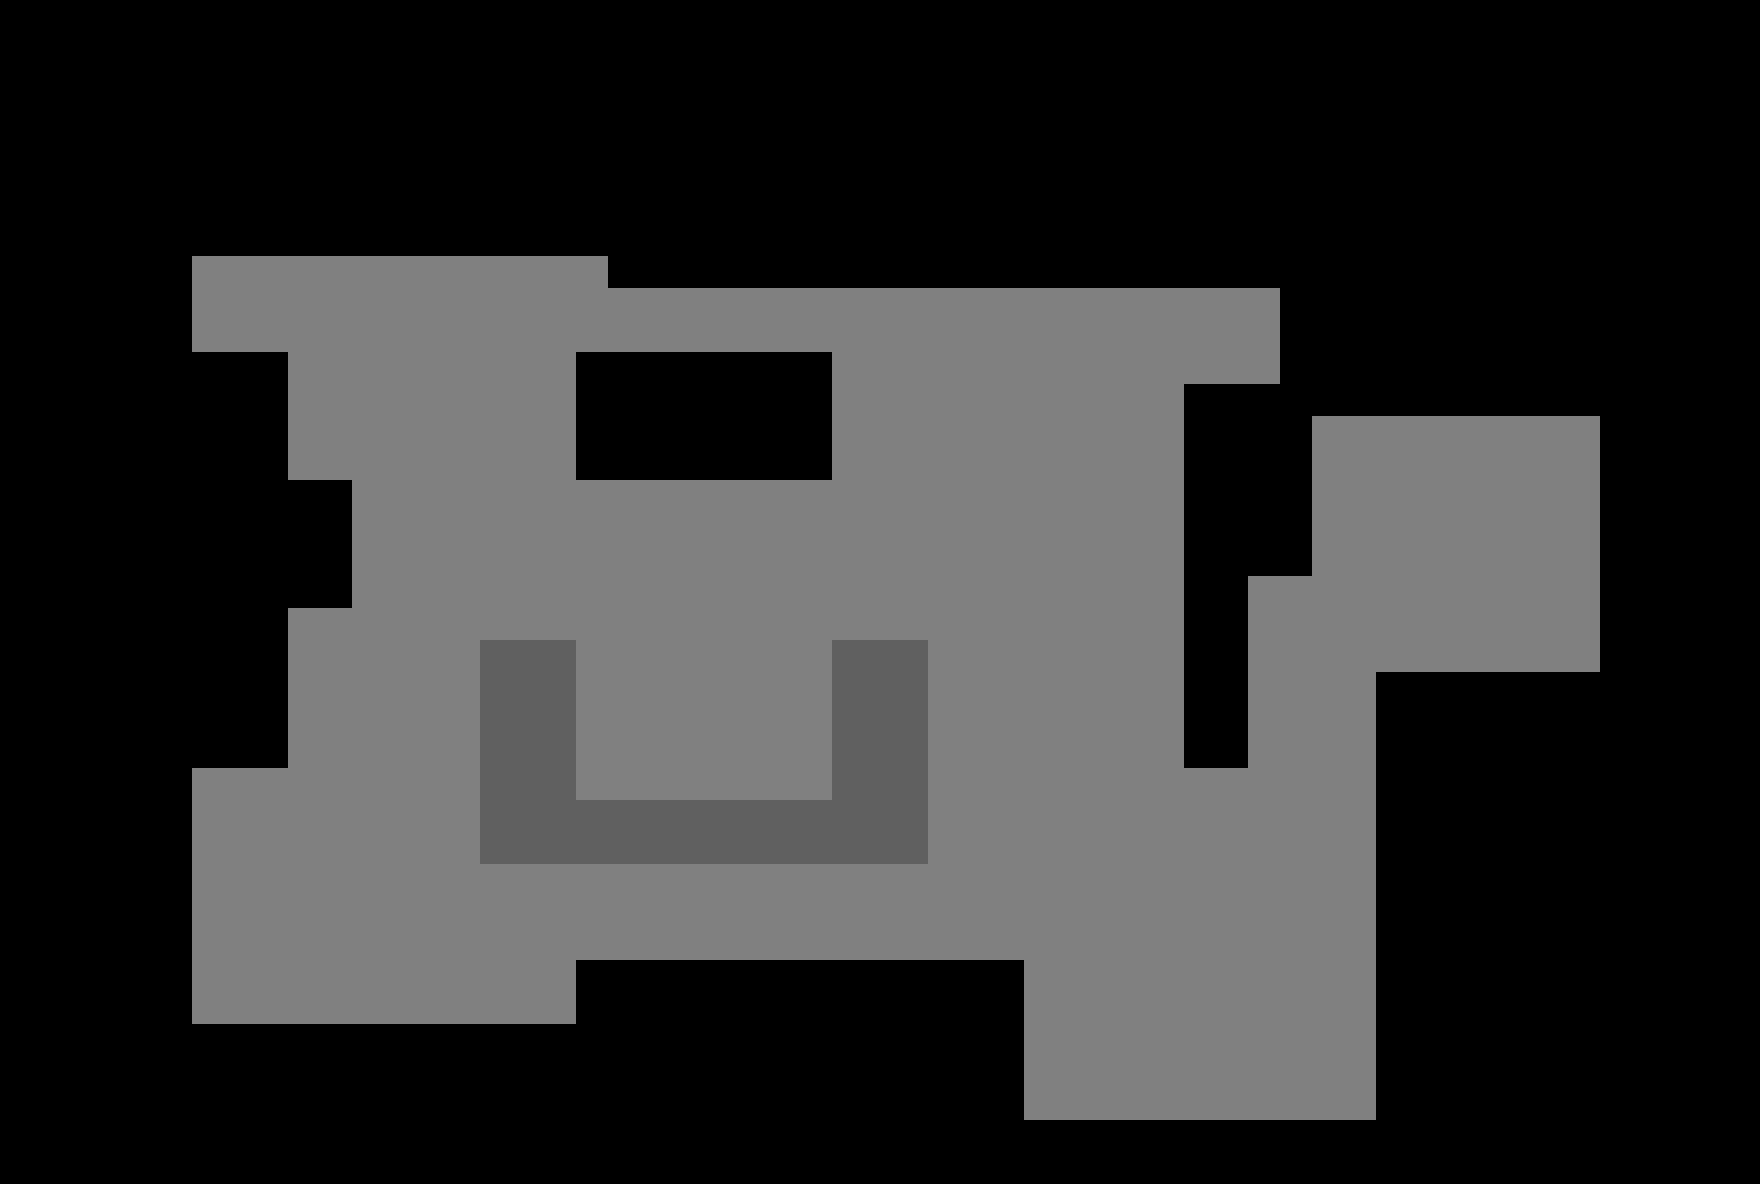

Tiled map render using the project's own tile images. Description and the map definition, with tile-layer contents summarised, below:
An orthogonal 55x37 tile map with 32x32 px tiles, 1 tile layer (Tile Layer 1).

<map version="1.0" orientation="orthogonal" width="55" height="37" tilewidth="32" tileheight="32" backgroundcolor="#a5a5a5">
 <tileset firstgid="1" name="TileSet" tilewidth="32" tileheight="32">
  <image source="TileSet.png" width="64" height="96" />
  <tile id="1">
   <properties>
    <property name="isBlocked" value="true" />
   </properties>
  </tile>
 </tileset>
 <layer name="Tile Layer 1" width="55" height="37">
  <data>[2035 cells, 2035 non-empty, 3 distinct tile ids]</data>
 </layer>
</map>